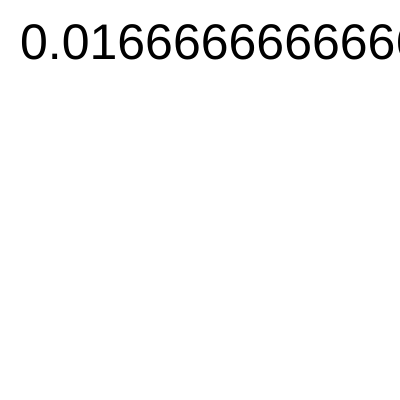
Frame 1 (no input)
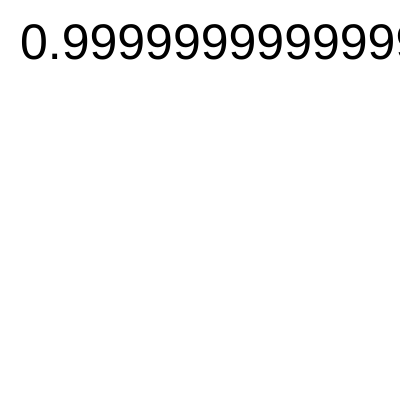
Frame 60 (no input)
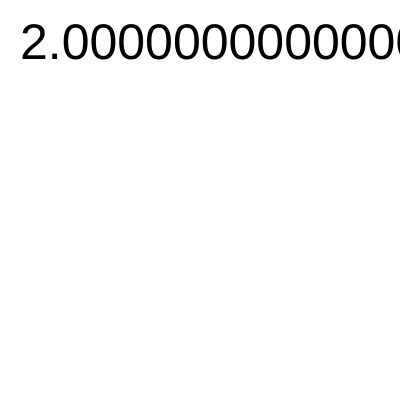
Frame 120 (the mouse pressed at the canvas centre since frame 60)

The p5.js sketch that drew these frames (run headless with seeded random() and noise() and a simulated clock; from frame 60 on, the mouse is pressed at the canvas centre):

// p5.js sketch
// ── sketch.js
let elapsedTime = 0;

function setup() {
  createCanvas(400, 400);
  textSize(50);
  textAlign(LEFT, TOP);
}

function draw() {
  elapsedTime = float(millis()) / 1000;
  background(255);
  fill(0);
  text(elapsedTime, 20, 20);
}
